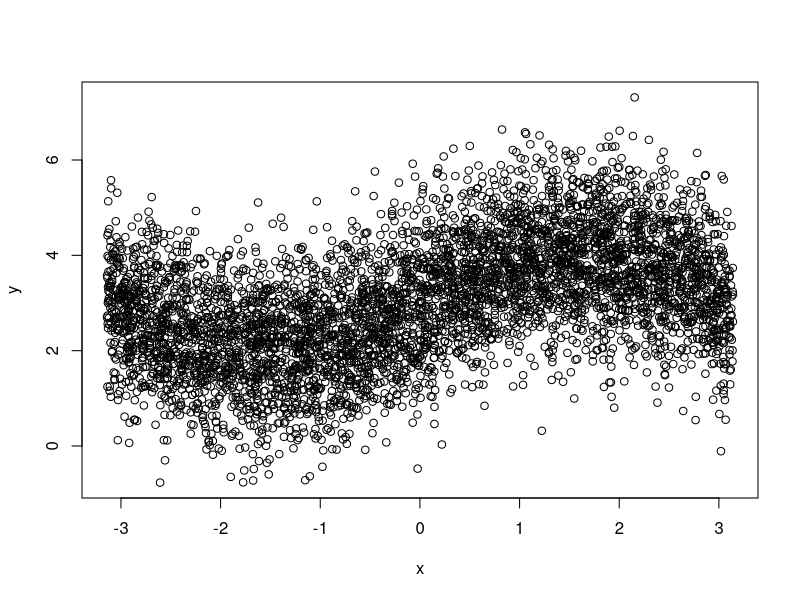
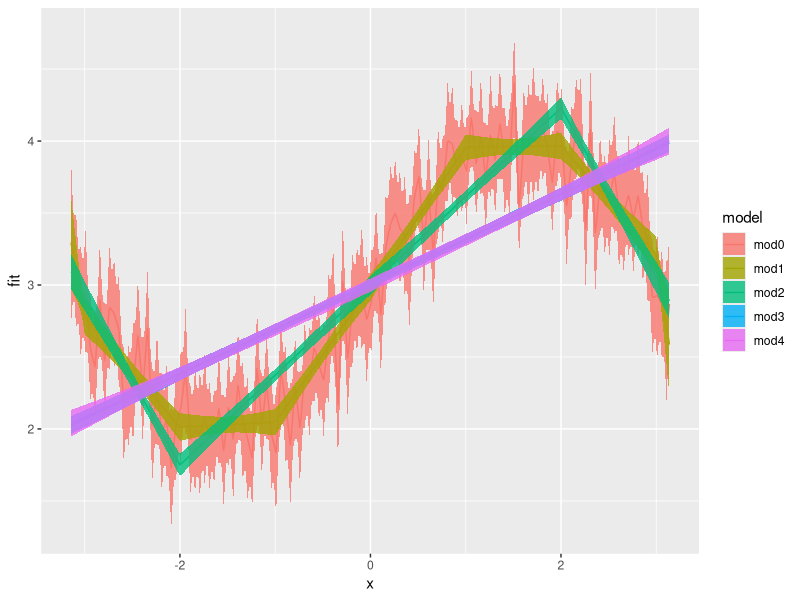

Write the R code that produced these figures, in order.
library(tidyverse)

n <- 5000
x <- runif(n, -pi, pi)
y <- 3 + sin(x) + rnorm(n)

plot(x, y)

df <- data.frame(x, y)

piece.formula <- function(var.name, knots) {
  formula.sign <- rep(" - ", length(knots))
  formula.sign[knots < 0] <- " + "
  paste(var.name, "+",
        paste("I(pmax(", var.name, formula.sign, abs(knots), ", 0))",
              collapse = " + ", sep=""))
}

mod0 <- lm(as.formula(paste0("y ~ ", piece.formula('x', seq(-3.14, 3.14, 0.05)))), data=df)
mod1 <- lm(as.formula(paste0("y ~ ", piece.formula('x', c(-3, -2, -1, 0, 1, 2, 3)))), data=df)
mod2 <- lm(as.formula(paste0("y ~ ", piece.formula('x', c(-2, 0, 2)))), data=df)
mod3 <- lm(y ~ x, data=df)
mod4 <- lm(y ~ x + I(x^2), data=df)

pdat <- data.frame(x=seq(-pi, pi, by=0.01))

pdat$mod0.fit <- predict(mod0, pdat, se=T)$fit
pdat$mod0.sefit <- predict(mod0, pdat, se=T)$se.fit
pdat$mod1.fit <- predict(mod1, pdat, se=T)$fit
pdat$mod1.sefit <- predict(mod1, pdat, se=T)$se.fit
pdat$mod2.fit <- predict(mod2, pdat, se=T)$fit
pdat$mod2.sefit <- predict(mod2, pdat, se=T)$se.fit
pdat$mod3.fit <- predict(mod3, pdat, se=T)$fit
pdat$mod3.sefit <- predict(mod3, pdat, se=T)$se.fit
pdat$mod4.fit <- predict(mod4, pdat, se=T)$fit
pdat$mod4.sefit <- predict(mod4, pdat, se=T)$se.fit

p <- pdat %>%
  gather(var, value, -x) %>%
  mutate(model = substr(var, 1, 4),
         param = substr(var, 6, nchar(var))) %>%
  select(-var) %>%
  spread(param, value) %>%
  mutate(ymin = fit - 1.96*sefit,
         ymax = fit + 1.96*sefit)

ggplot(p) + 
  geom_line(aes(x=x, y=fit, color=model)) + 
  geom_ribbon(aes(x=x, ymin=ymin, ymax=ymax, fill=model), alpha=0.8)
